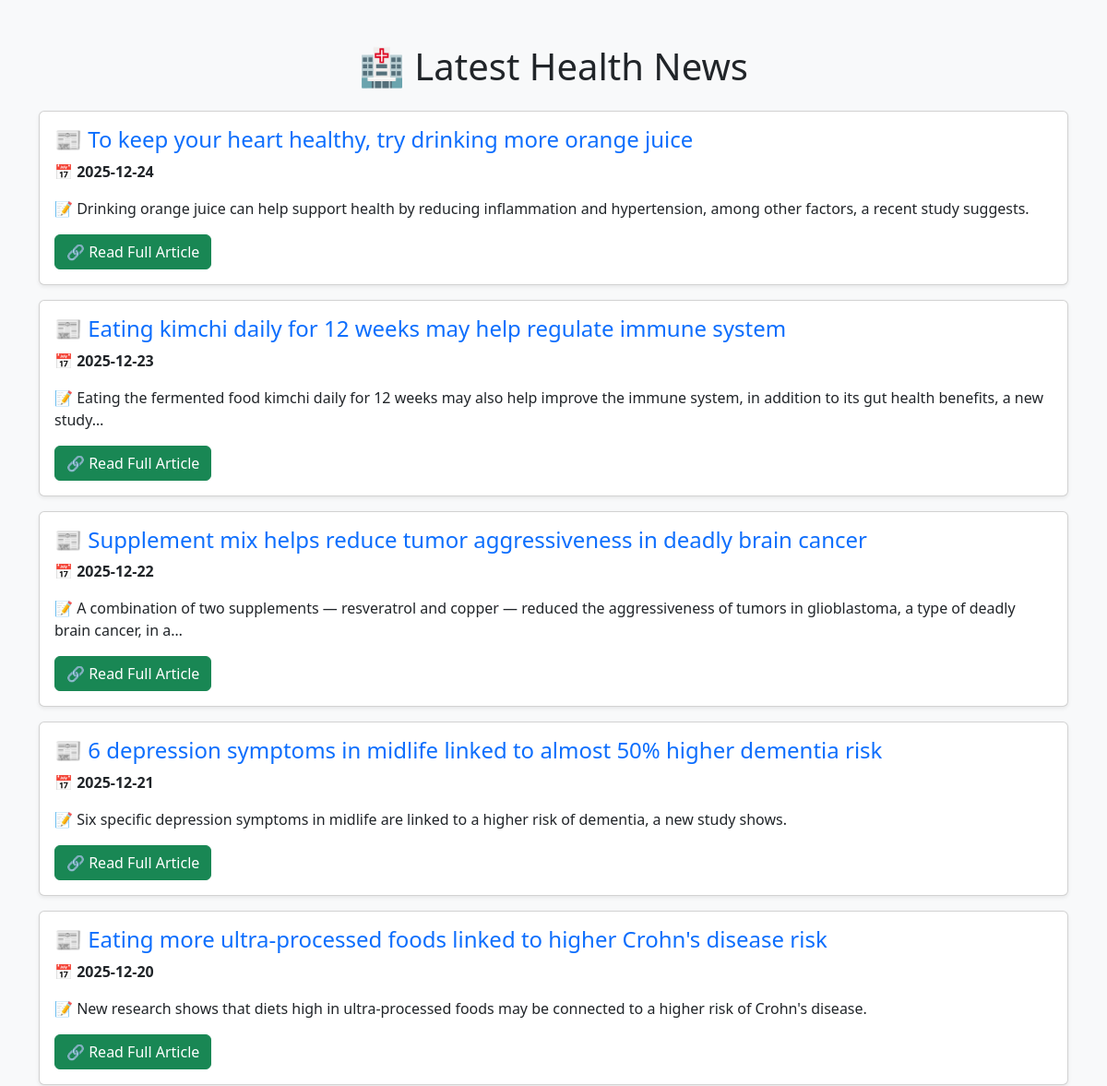
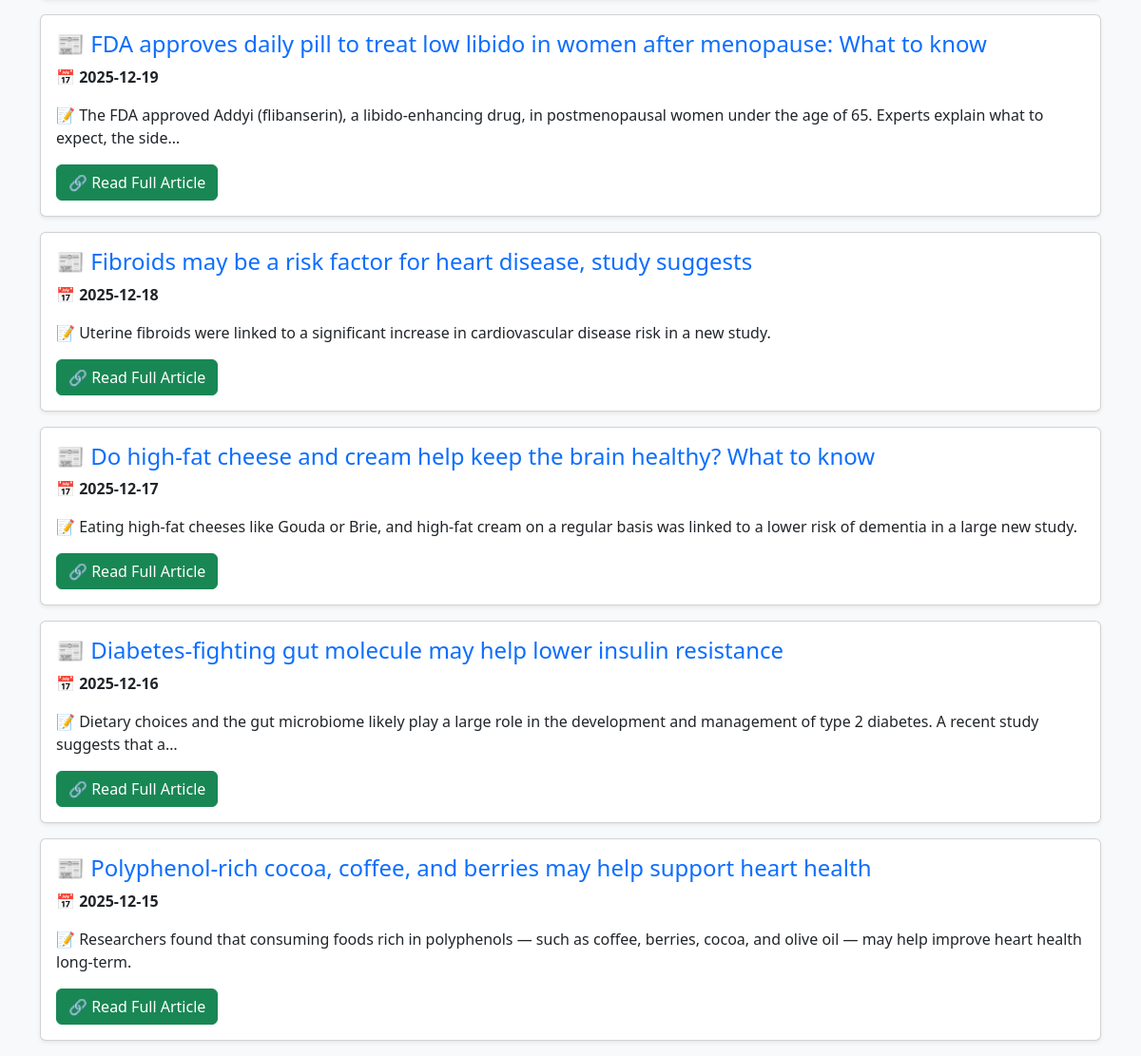
Before: / with the older database file (2 pictures, top to bottom).
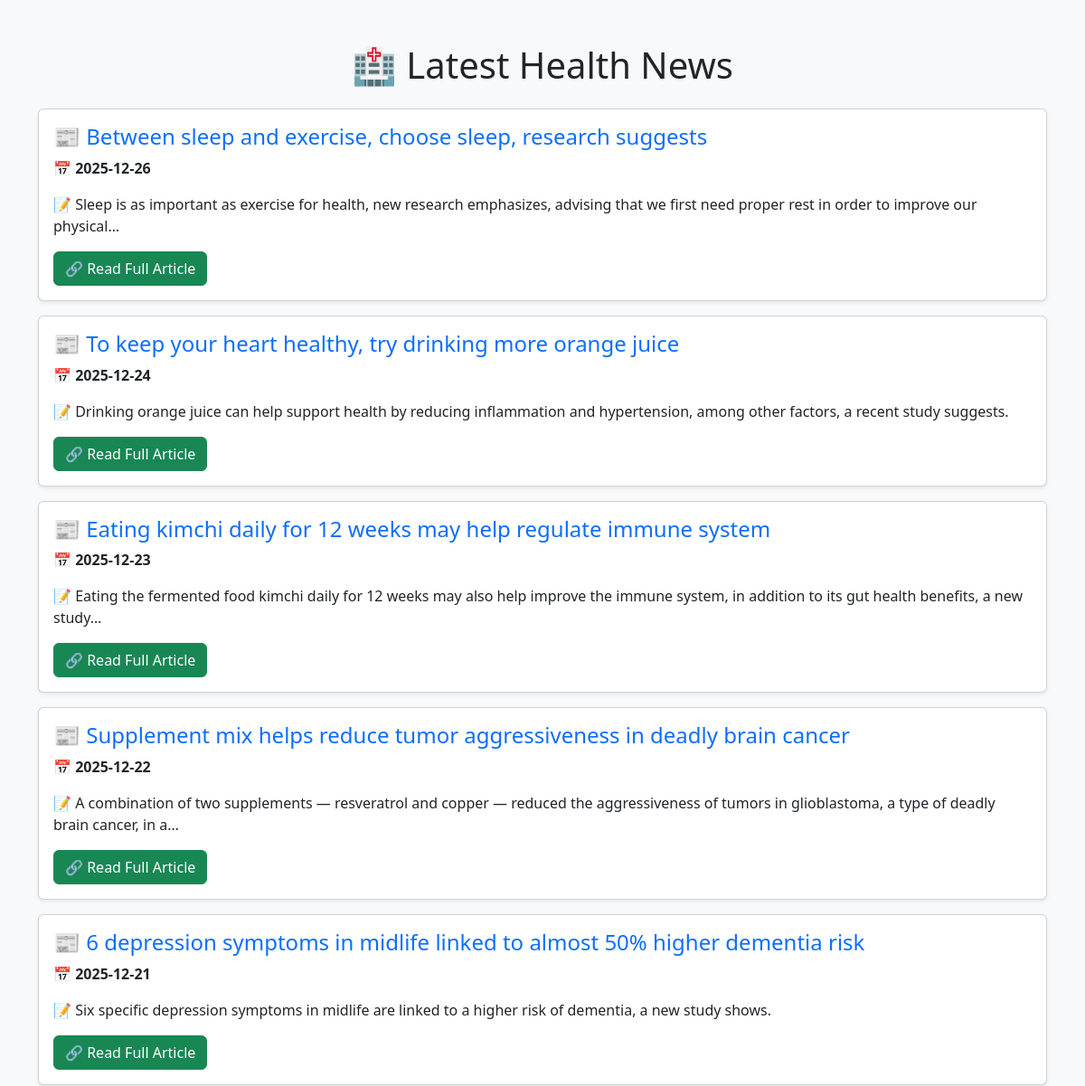
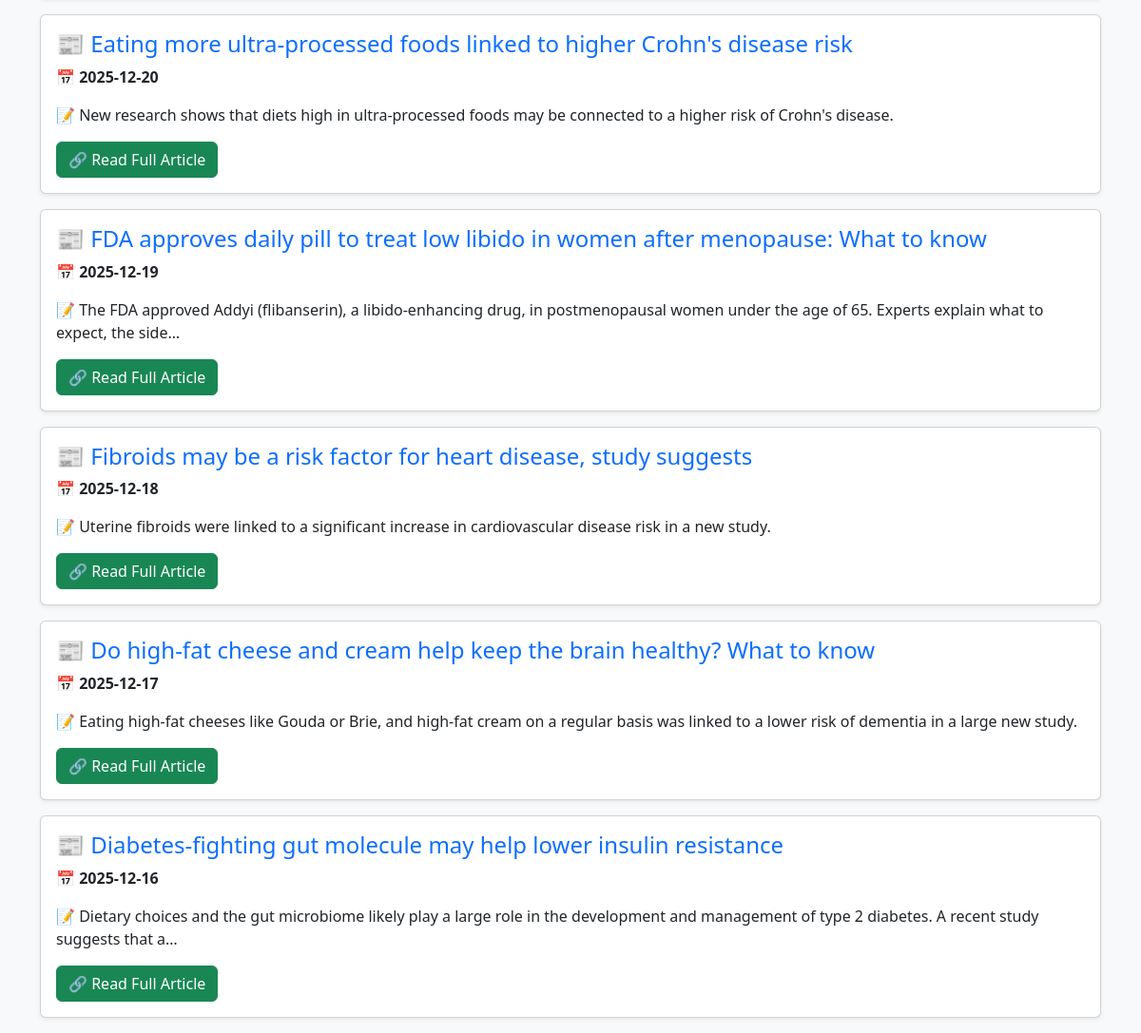
After: the same page with the newer database file (2 pictures, top to bottom).
### tables this page shows
CREATE TABLE news (
        id INTEGER PRIMARY KEY AUTOINCREMENT,
        date TEXT NOT NULL,
        title TEXT UNIQUE, 
        description TEXT,
        news_url TEXT
    );

### app.py (the view)
@app.route("/")
def index():
    page = request.args.get("page", 1, type=int)  # Get the current page number
    limit = 10  # Number of articles per page
    offset = (page - 1) * limit  # Calculate the offset
    news = fetch_news(limit, offset)
    return render_template("index.html", news=news, page=page)

### app.py (called while the page is built)
def fetch_news(limit=10, offset=0):
    conn = sqlite3.connect("health_news.db")
    cursor = conn.cursor()
    cursor.execute("SELECT date, title, description, news_url FROM news ORDER BY date DESC LIMIT ? OFFSET ?", (limit, offset))
    news_list = cursor.fetchall()
    conn.close()
    return news_list

### templates/index.html (shortened to what this page needs)
<!DOCTYPE html>
<html lang="en">
<head>
    <link href="https://cdn.jsdelivr.net/npm/bootstrap@5.3.0/dist/css/bootstrap.min.css" rel="stylesheet">
</head>
<body class="bg-light">
    <div class="container mt-5">
        <h1 class="text-center mb-4">🏥 Latest Health News</h1>
        {% for article in news %}
        <div class="card mb-3 shadow-sm">
            <div class="card-body">
                <h4 class="card-title text-primary">📰 {{ article[1] }}</h4>
                <p class="card-text">📅 <strong>{{ article[0] }}</strong></p>
                <p class="card-text">📝 {{ article[2] }}</p>
                <a href="{{ article[3] }}" class="btn btn-success" target="_blank">🔗 Read Full Article</a>
            </div>
        </div>
        {% endfor %}
    </div>
</body>
</html>

Changed rows visible on the page:
no longer on this page (row unchanged): news: title "Polyphenol-rich cocoa, coffee, and berries may help support heart health", date "2025-12-15", description "Researchers found that consuming foods rich in polyphenols — such as coffee, berries, cocoa, and olive oil — may help improve heart health long-term."
added news: title "Between sleep and exercise, choose sleep, research suggests", date "2025-12-26", description "Sleep is as important as exercise for health, new research emphasizes, advising that we first need proper rest in order to improve our physical…"
